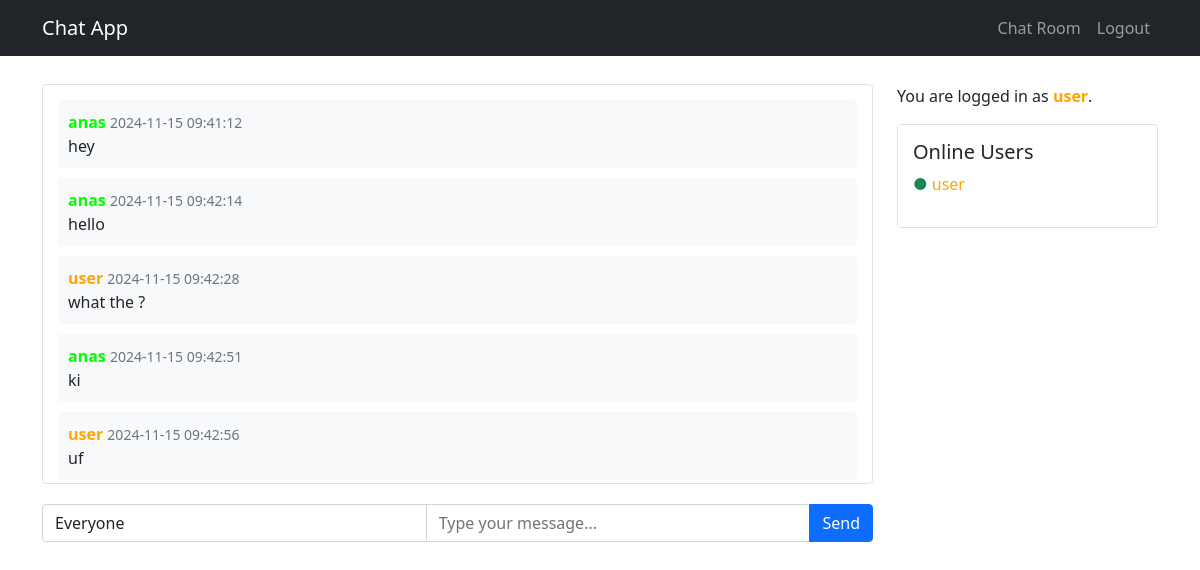
/chat (signed in), run on an earlier commit of the app's database.
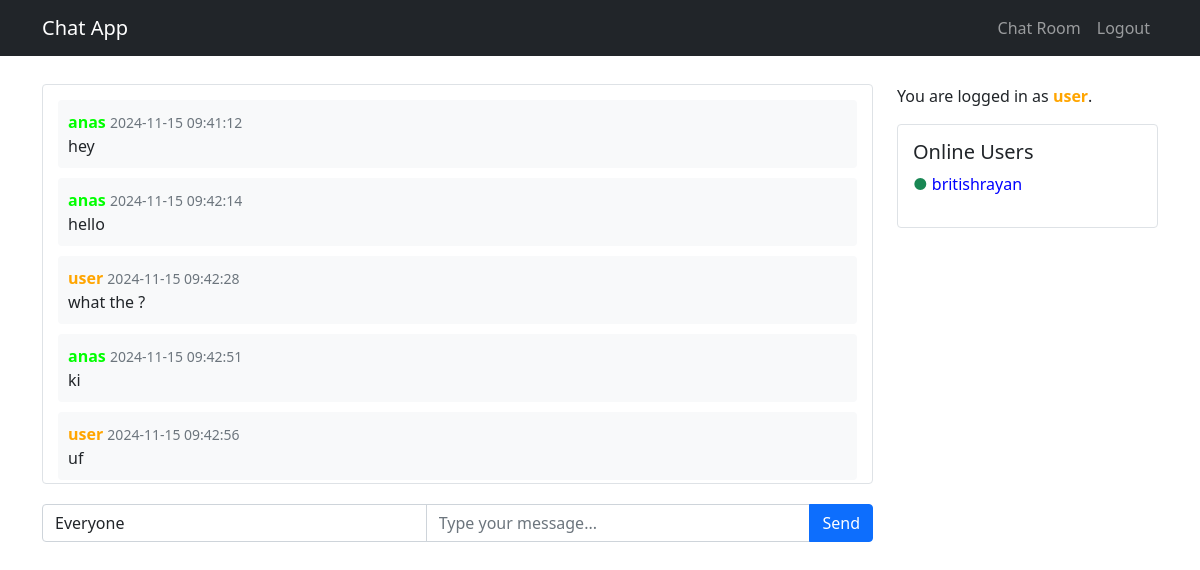
And on a later commit of the database.
### tables this page shows
CREATE TABLE messages (
                id INTEGER PRIMARY KEY AUTOINCREMENT,
                sender_id INTEGER NOT NULL,
                message TEXT NOT NULL,
                timestamp DATETIME DEFAULT CURRENT_TIMESTAMP,
                FOREIGN KEY (sender_id) REFERENCES users (id)
            );

CREATE TABLE users (
                id INTEGER PRIMARY KEY AUTOINCREMENT,
                username TEXT UNIQUE NOT NULL,
                password TEXT NOT NULL,
                is_online BOOLEAN DEFAULT 0,
                color_id INTEGER DEFAULT 1
            );

### app.py (the view)
@app.route('/chat')
@logged_in
def chat():
    with sqlite3.connect('users.db') as conn:
        cursor = conn.cursor()
        cursor.execute('''
            SELECT messages.message, users.username, messages.timestamp, users.color_id
            FROM messages
            JOIN users ON messages.sender_id = users.id
            ORDER BY messages.timestamp ASC
        ''')
        messages = cursor.fetchall()
        cursor.execute('SELECT username, color_id FROM users WHERE is_online = 1')
        online_users = cursor.fetchall()
    return render_template('chat.html',messages=messages,online_users=online_users,colors=COLORS)

### utils.py (called while the page is built)
def logged_in(f):
    @wraps(f)
    def decorated_function(*args, **kwargs):
        if 'user_id' not in session:
            flash('Please login first.', 'error')
            return redirect(url_for('login'))
        return f(*args, **kwargs)
    return decorated_function

### templates/chat.html (shortened to what this page needs)
{% extends "layout.html" %}
{% block content %}
<div class="row">
    <div class="col-md-9">
        <div class="messages-container" id="messages">
            {% for message in messages %}
            <div class="message">
                <strong class="color-{{ message[3] }}">{{ message[1] | e }}</strong>
                <small class="text-muted">{{ message[2] }}</small>
                <p class="mb-0">{{ message[0] | e }}</p>
            </div>
            {% endfor %}
        </div>
        <form id="message-form" class="mb-3">
            <div class="input-group">
                <select id="receiver-select" class="form-control">
                    <option value="everyone">Everyone</option>
                </select>
                <input type="text" id="message-input" class="form-control" placeholder="Type your message..." required autocomplete='off' autofocus>
                <button class="btn btn-primary" type="submit">Send</button>
            </div>
        </form>
    </div>
    <div class="col-md-3">
        <div>
            <p>You are logged in as <span class="color-{{ session['color_id'] }}"><b>{{ session['username'] }}</b></span>.</p>
        </div>
        <div class="online-users">
            <h5>Online Users</h5>
            <ul class="list-unstyled" id="online-users-list">
                {% for user in online_users %}
                <li>
                    <span class="text-success">●</span>
                    <span class="color-{{ user[1] }}">{{ user[0] }}</span>
                </li>
                {% endfor %}
            </ul>
        </div>
    </div>
</div>
{% endblock %}

### templates/layout.html (shortened to what this page needs)
<!DOCTYPE html>
<html lang="en">
<head>
    <link href="https://cdn.jsdelivr.net/npm/bootstrap@5.1.3/dist/css/bootstrap.min.css" rel="stylesheet">
</head>
<body>
    <nav class="navbar navbar-expand-sm navbar-dark bg-dark fixed-top">
        <div class="container">
            <a class="navbar-brand" href="{{ url_for('home') }}">Chat App</a>
            <div class="collapse navbar-collapse" id="navbarNav">
                <ul class="navbar-nav ms-auto">
                    {% if session.user_id %}
                        <li class="nav-item">
                            <a class="nav-link" href="{{ url_for('chat') }}">Chat Room</a>
                        </li>
                        <li class="nav-item">
                            <a class="nav-link" href="{{ url_for('logout') }}">Logout</a>
                        </li>
                    {% endif %}
                </ul>
            </div>
        </div>
    </nav>
    <div class="container mt-4">
        {% block content %}{% endblock %}
    </div>
</body>
</html>

### templates/layout.html (style rules this page uses)
body { padding-top: 60px; }
.messages-container { height: 400px; overflow-y: auto; margin-bottom: 20px; padding: 15px; border: 1px solid #dee2e6; border-radius: 4px; }
.message { margin-bottom: 10px; padding: 10px; border-radius: 4px; background-color: #f8f9fa; }
.online-users { border: 1px solid #dee2e6; border-radius: 4px; padding: 15px; }

What changed in the data, as far as the page shows it:
no longer on one of the page's lists (row edited): users: username "user"
added users: username "britishrayan"
